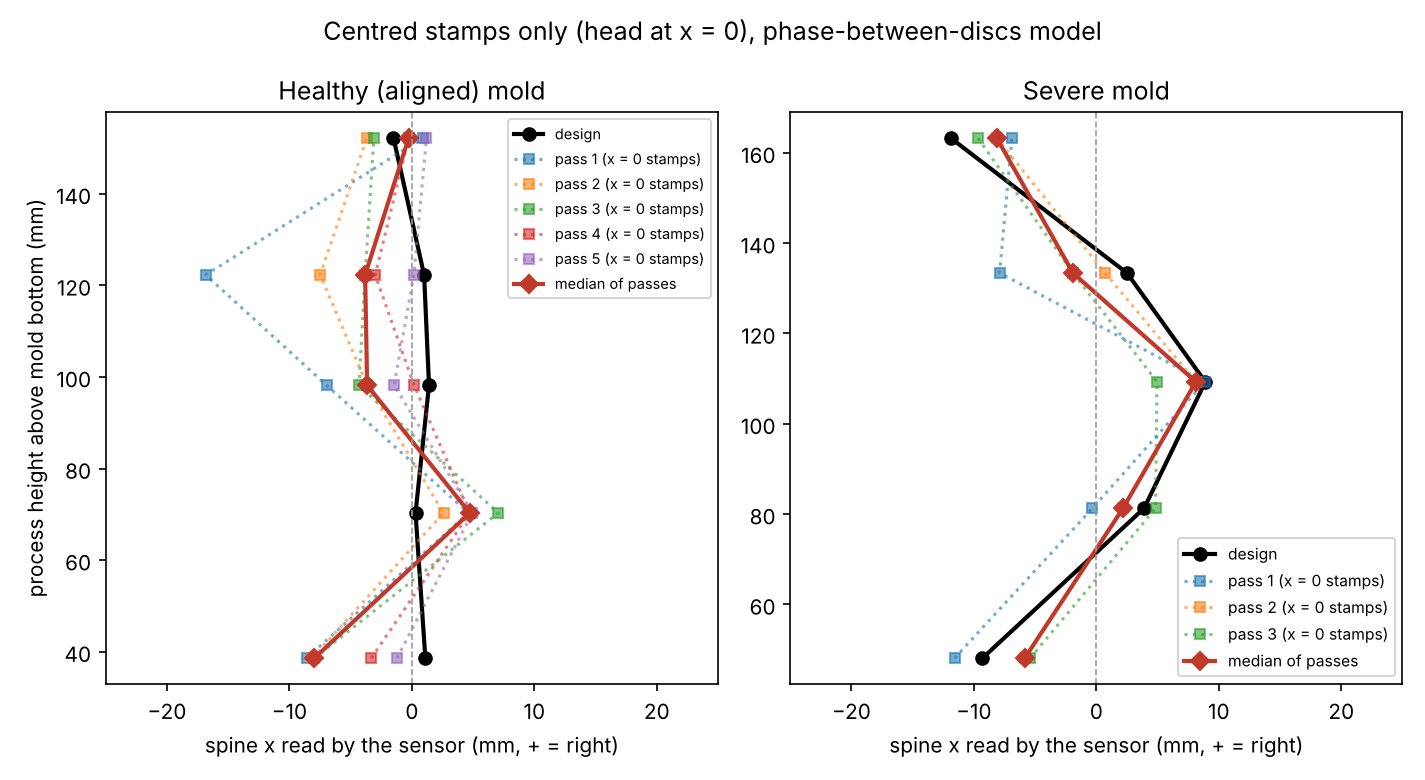

Write Python code to recreate this figure.
"""Centred stamps only (x = 0 from the mold centreline): what each vertebra reads, severe vs healthy.
Run from pc/ with final_data present:  python ../analysis/severe_2026-11-23/centred_only.py"""
import sys
import numpy as np
import pandas as pd
sys.path.insert(0, ".")
from piezo import locate  # noqa: E402
from locator import stamps  # noqa: E402
from cobb import fit_c, fit_segments  # noqa: E402

m = locate.load_model("models/locator_phase_2026-11-22.json")
tr, fe = locate.load("final_data", m["turn"], m["bad_discs"])
F = locate.FEATURES[m["feature_set"]]
cal = m["cv"]["calibration"]
h, s = stamps(tr, ["healthy_vertebra"]), stamps(tr, ["severe_scoliosis"])
# healthy: held-out-row predictions (the model saw the other rows) so healthy isn't scored in-sample
Xh, *_ = F(fe, h.trial_id, m["channels"], m["freqs"], m["f_min"], m["f_max"])
raw = locate.grouped_cv(Xh, h.x_mm.to_numpy(float), h.y_mm.to_numpy())
h["spine"] = h.x_mm - (raw - cal["intercept"]) / cal["slope"]
Xs, *_ = F(fe, s.trial_id, m["channels"], m["freqs"], m["f_min"], m["f_max"])
s["spine"] = s.x_mm - (locate.ridge_predict(m, Xs) - cal["intercept"]) / cal["slope"]
xs, ys = locate.mold("severe"); o = np.argsort(ys); xs, ys = xs[o], ys[o]
xa, ya = locate.mold("aligned"); oa = np.argsort(ya); xa, ya = xa[oa], ya[oa]
srows, hrows = [0, 30, 60, 85, 125], [0, 20, 60, 80, 100]
S0 = s[s.x_mm == 0].pivot_table(index="y_mm", columns="repeat", values="spine").loc[srows].dropna(axis=1)
H0 = h[h.x_mm == 0].pivot_table(index="y_mm", columns="repeat", values="spine").loc[hrows].dropna(axis=1)
lv = ["T12", "T11", "T10", "T9", "T8"]
print("SEVERE, x = 0 stamps, spine position read (mm from centreline)")
print(pd.DataFrame(S0.values.round(1), index=[f"{l} (row {r})" for l, r in zip(lv, srows)],
                   columns=[f"stamp {c}" for c in S0.columns]).assign(median=S0.median(axis=1).round(1).values, design=xs))
print("\nHEALTHY, x = 0 stamps")
print(pd.DataFrame(H0.values.round(1), index=[f"{l} (row {r})" for l, r in zip(lv, hrows)],
                   columns=[f"stamp {c}" for c in H0.columns]).assign(median=H0.median(axis=1).round(1).values, design=xa))
X = xs
for name, D, Y in [("severe", S0, ys), ("healthy", H0, ya)]:
    def stats(v):
        _, bow, f = fit_c(Y, v)
        return (f"spread SD {v.std():4.1f} mm, range {np.ptp(v):4.1f} mm, C-bow {bow:+5.1f} mm "
                f"(left over {np.std(v - f(Y)):.1f}), segment Cobb {fit_segments(Y, v)[0]:3.0f} deg")
    print(f"\n{name}  median of passes: {stats(D.median(axis=1).to_numpy())}")
    for c in D.columns:
        print(f"   single pass {c}: {stats(D[c].to_numpy())}")
    print(f"   design:        {stats(X if name == 'severe' else xa)}")

import matplotlib  # noqa: E402
matplotlib.use("Agg")
import matplotlib.pyplot as plt  # noqa: E402
fig, ax = plt.subplots(1, 2, figsize=(9.5, 5.2), sharex=True)
for a, D, X, Y, title in [(ax[0], H0, xa, ya, "Healthy (aligned) mold"), (ax[1], S0, xs, ys, "Severe mold")]:
    a.plot(X, Y, "o-", color="k", lw=2, label="design")
    for c in D.columns:
        a.plot(D[c].to_numpy(), Y, "s:", ms=5, alpha=0.6, label=f"pass {c} (x = 0 stamps)")
    a.plot(D.median(axis=1).to_numpy(), Y, "D-", color="#c0392b", lw=2, label="median of passes")
    a.axvline(0, color="0.6", lw=0.8, ls="--")
    a.set(title=title, xlabel="spine x read by the sensor (mm, + = right)", xlim=(-25, 25))
ax[0].set_ylabel("process height above mold bottom (mm)")
ax[0].legend(fontsize=7, loc="upper right")
ax[1].legend(fontsize=7.5, loc="lower right")
fig.suptitle("Centred stamps only (head at x = 0), phase-between-discs model")
fig.tight_layout()
fig.savefig("../analysis/severe_2026-11-23/centred_only.png", dpi=150)
